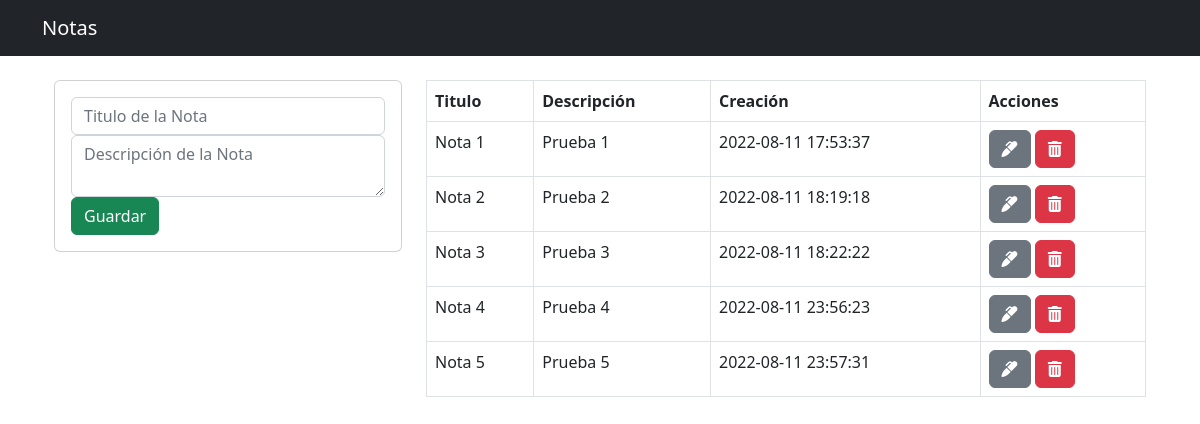
Page /php_crud_mysql/index.php on the committed database.
### tables this page shows
CREATE TABLE `notas` (
  `id` int(11) NOT NULL,
  `titulo` varchar(255) NOT NULL,
  `descripcion` text NOT NULL,
  `creacion` timestamp NOT NULL DEFAULT current_timestamp()
);

### php_crud_mysql/index.php (the view, shortened to what this page needs)
<?php include("db.php") ?>
<?php include("includes/header.php") ?>
    <div class="container p-4">
        <div class="row">
            <div class="col-md-4">
                <div class="card card-body">
                    <form action="save_note.php" method="POST">
                       <div class="form-group">
                            <input type="text" name="titulo" class="form-control" placeholder="Titulo de la Nota" autofocus>
                       </div>
                       <div class="form-group">
                           <textarea name="descripcion" rows="2" class="form-control" placeholder="Descripción de la Nota"></textarea>
                       </div>
                       <input type="submit" class="btn btn-success btn-block" name="save_note" value="Guardar">
                    </form>
                </div>
        </div>
        <div class="col-md-8">
            <table class="table table-bordered">
                <thead>
                    <tr>
                        <th>Titulo</th>
                        <th>Descripción</th>
                        <th>Creación</th>
                        <th>Acciones</th>
                    </tr>
                </thead>
                <body>
                    <?php
                       $query =  "SELECT * FROM notas";
                       $result_notas = mysqli_query($conn, $query);
                       while($row = mysqli_fetch_array($result_notas)){ ?>
                        <tr>
                          <td><?php echo $row['titulo']?></td>
                          <td><?php echo $row['descripcion']?></td>
                          <td><?php echo $row['creacion']?></td>
                          <td>
                            <a href="edit_note.php?id=<?php echo $row['id']?>" class="btn btn-secondary">
                                <i class="fas fa-marker"></i>
                            </a>
                            <a href="delete_note.php?id=<?php echo $row['id']?>" class="btn btn-danger">
                                <i class="fas fa-trash-alt"></i>
                            </a>
                          </td>
                        </tr>
                    <?php }?>
                </body>
            </table>
        </div>
        </div>
    </div>
<?php include("includes/footer.php") ?>

### php_crud_mysql/includes/header.php (shortened to what this page needs)
<!DOCTYPE html>
<html lang="es">
<head>
    <link href="https://cdn.jsdelivr.net/npm/bootstrap@5.2.0/dist/css/bootstrap.min.css" rel="stylesheet">
</head>
<body>
<nav class="navbar navbar-dark bg-dark">
    <div class="container">
        <a href="index.php" class="navbar-brand">Notas</a>
    </div>
</nav>

### php_crud_mysql/includes/footer.php (shortened to what this page needs)
</body>
</html>

### rows in the picture
notas: titulo "Nota 1", descripcion "Prueba 1", creacion "2022-08-11 17:53:37"
notas: titulo "Nota 2", descripcion "Prueba 2", creacion "2022-08-11 18:19:18"
notas: titulo "Nota 3", descripcion "Prueba 3", creacion "2022-08-11 18:22:22"
notas: titulo "Nota 4", descripcion "Prueba 4", creacion "2022-08-11 23:56:23"
notas: titulo "Nota 5", descripcion "Prueba 5", creacion "2022-08-11 23:57:31"
